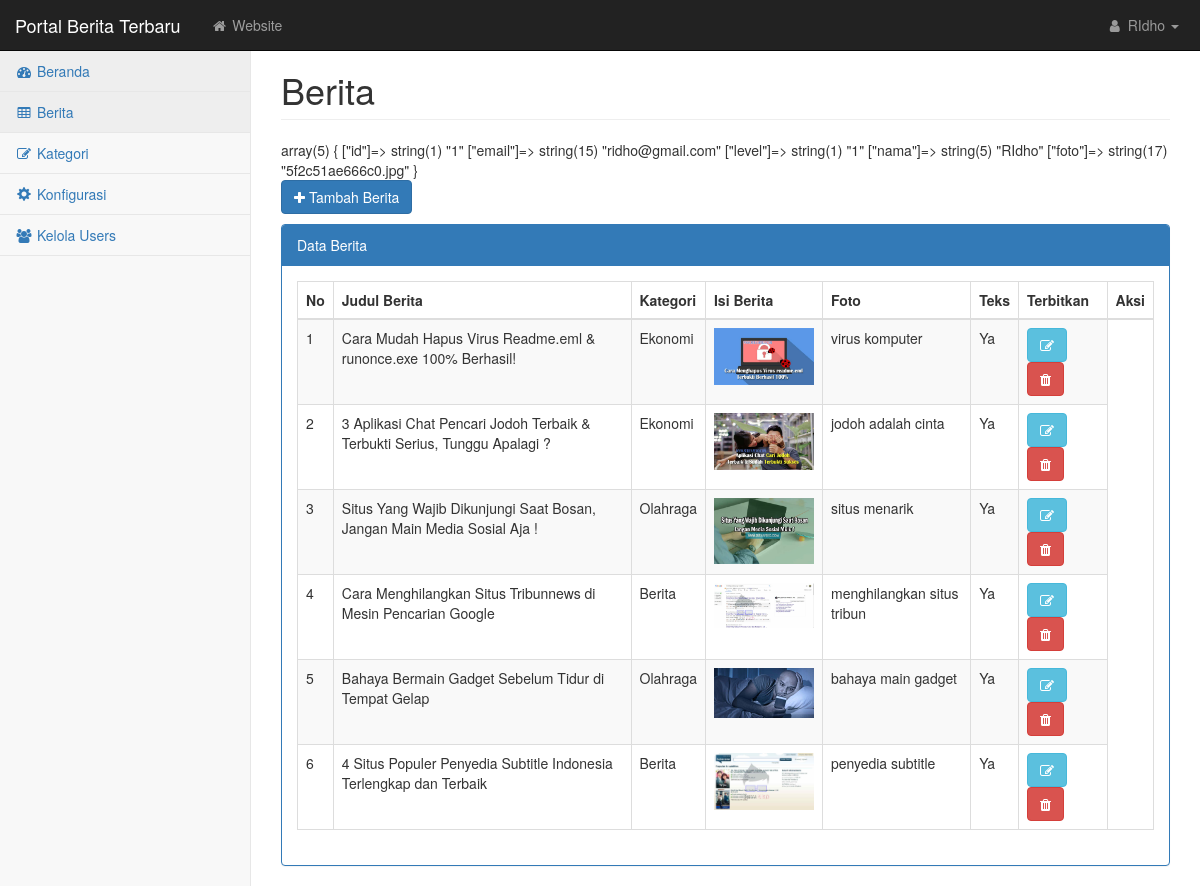
/admin/index.php?p=berita (signed in), run on the app's committed database.
### tables this page shows
CREATE TABLE `konfigurasi` (
  `id_kon` int(11) NOT NULL,
  `nama` varchar(100) NOT NULL,
  `tax` varchar(100) NOT NULL,
  `isi` text NOT NULL,
  `link` varchar(50) NOT NULL,
  `tipe` varchar(20) NOT NULL
);

CREATE TABLE `berita` (
  `id_berita` int(11) NOT NULL,
  `judul` varchar(100) NOT NULL,
  `id_kategori` int(11) NOT NULL,
  `isi` text NOT NULL,
  `foto` varchar(256) NOT NULL,
  `teks` text NOT NULL,
  `tgl` varchar(30) NOT NULL,
  `updateby` varchar(50) NOT NULL,
  `viewnum` varchar(20) NOT NULL,
  `post_type` varchar(20) NOT NULL,
  `terbit` varchar(1) NOT NULL
);

CREATE TABLE `kategori` (
  `id_kategori` int(11) NOT NULL,
  `nama_kategori` varchar(50) NOT NULL,
  `alias` varchar(50) NOT NULL,
  `terbit` int(1) NOT NULL
);

### config/functions.php (called while the page is built, shortened)
<?php
$conn = new mysqli("localhost", "root", "", "tokododo") or die(mysqli_error($conn));
function base_url($url = null)
{
	$base_url = "http://localhost/toko-dodo-native/";
	if($url != null) {
		return $base_url . $url;
	} else {
		return $base_url;
	}
}
function getprofileweb($tax)
{
	global $conn;
	$hasil = $conn->query("SELECT * FROM konfigurasi WHERE tax = '$tax' ORDER BY id_kon DESC LIMIT 1") or die(mysqli_error($conn));
	while($row = $hasil->fetch_assoc()) {
		return $row['isi'];
	}
}

### admin/page/berita/index.php (the view, shortened to what this page needs)
<?php
$queryBe = $conn->query("SELECT * FROM berita INNER JOIN kategori ON berita.id_kategori = kategori.id_kategori") or die(mysqli_error($conn));
?>
<div class="row" style="margin-bottom: 10px;">
	<div class="col-md-6">
		<button type="button" class="btn btn-primary" data-toggle="modal" data-target="#formTambahBe"><i class="fa fa-plus"></i> Tambah Berita</button>
	</div>
</div>
<div class="panel panel-primary">
	<div class="panel-heading">
		Data Berita
	</div>
	<div class="panel-body">
		<div class="table-responsive">
            <table class="table table-striped table-bordered table-hover" id="dataTables-example">
                <thead>
                    <tr>
                        <th>No</th>
                        <th>Judul Berita</th>
                        <th>Kategori</th>
                        <th>Isi Berita</th>
                        <th>Foto</th>
                        <th>Teks</th>
                        <th>Terbitkan</th>
                        <th>Aksi</th>
                    </tr>
                </thead>
                <tbody>
                	<?php
                	$no = 1;
                	while($data = $queryBe->fetch_assoc()) : ?>
					<tr>
						<td><?= $no++; ?></td>
						<td><?= $data['judul']; ?></td>
						<td><?= $data['nama_kategori']; ?></td>
						<td>
							<img src="img/berita/<?= $data['foto']; ?>" width="100">
						</td>
						<td><?= $data['teks']; ?></td>
						<td><?= $data['terbit'] == '1' ? 'Ya' : 'Tidak'; ?></td>
						<td>
							<button type="button" class="btn btn-info" data-toggle="modal" data-target="#formUbahBe<?= $data['id_berita']; ?>"><i class="fa fa-edit"></i></button>
							<a href="?p=hber&id=<?= $data['id_berita']; ?>" class="btn btn-danger" onclick="return confirm('Yakin ?')"><i class="fa fa-trash"></i></a>
						</td>
					</tr>
                	<?php endwhile; ?>
                </tbody>
            </table>
        </div>
	</div>
</div>

### admin/index.php (shortened to what this page needs)
<?php
require_once '../config/functions.php';
$page = $_GET['p'];
?>
<?php require_once 'theme/header.php'; ?>
            <nav class="navbar navbar-inverse navbar-fixed-top" role="navigation">
                <div class="navbar-header">
                    <a class="navbar-brand" href="index.html"><?= getprofileweb('site_url'); ?></a>
                </div>
                <ul class="nav navbar-nav navbar-left navbar-top-links">
                    <li><a href="<?= base_url(); ?>" target="_blank"><i class="fa fa-home fa-fw"></i> Website</a></li>
                </ul>
                <ul class="nav navbar-right navbar-top-links">
                    <li class="dropdown">
                        <a class="dropdown-toggle" data-toggle="dropdown" href="#">
                            <i class="fa fa-user fa-fw"></i> <?= $_SESSION['nama']; ?> <b class="caret"></b>
                        </a>
                    </li>
                </ul>
                <?php require_once 'theme/sidebar.php'; ?>
            </nav>
            <div id="page-wrapper">
                <div class="container-fluid">
                    <div class="row">
                        <div class="col-lg-12">
                            <h1 class="page-header">
                                <?php
                                if(isset($page)) {
                                    switch ($page) {
                                        case 'berita':
                                            echo "Berita";
                                            break;
                                    }
                                } else {
                                    echo "Beranda";
                                }
                                ?>
                            </h1>
                            <?= var_dump($_SESSION); ?>
                            <?php
                            if(isset($page)) {
                                switch ($page) {
                                    case 'berita':
                                        require_once 'page/berita/index.php';
                                        break;
                                }
                            } else {
                               require_once 'index.php';
                            }
                            ?>
                        </div>
                    </div>
                </div>
            </div>
<?php require_once 'theme/footer.php'; ?>

### admin/css/startmin.css (style rules this page uses)
body { background-color: #f8f8f8; }
#page-wrapper { padding-top: 30px; min-height: 568px; background-color: #fff; }
@media (min-width:768px) { #page-wrapper { position: inherit; margin-left: 250px; padding: 30px 15px 0 15px; border-left: 1px solid #e7e7e7; } }
.navbar-header { float: left; }
.navbar-left { float: left; }
.navbar-right { text-align: right; }
.navbar-top-links { margin: 0; }
.navbar-top-links li { display: inline-block; }
.navbar-top-links li:last-child { margin-right: 6px; }
.navbar-top-links li a { padding: 15px; min-height: 50px; }
.navbar-top-links>li>a { color: #999; }

### data on the page
konfigurasi: isi "Portal Berita Terbaru"
berita: judul "Cara Mudah Hapus Virus Readme.eml & runonce.exe 100% Berhasil!", id_kategori.nama_kategori "Ekonomi", foto (picture), teks "virus komputer"
berita: judul "3 Aplikasi Chat Pencari Jodoh Terbaik & Terbukti Serius, Tunggu Apalagi ?", id_kategori.nama_kategori "Ekonomi", foto (picture), teks "jodoh adalah cinta"
berita: judul "Situs Yang Wajib Dikunjungi Saat Bosan, Jangan Main Media Sosial Aja !", id_kategori.nama_kategori "Olahraga", foto (picture), teks "situs menarik"
berita: judul "Cara Menghilangkan Situs Tribunnews di Mesin Pencarian Google", id_kategori.nama_kategori "Berita", foto (picture), teks "menghilangkan situs tribun"
berita: judul "Bahaya Bermain Gadget Sebelum Tidur di Tempat Gelap", id_kategori.nama_kategori "Olahraga", foto (picture), teks "bahaya main gadget"
berita: judul "4 Situs Populer Penyedia Subtitle Indonesia Terlengkap dan Terbaik", id_kategori.nama_kategori "Berita", foto (picture), teks "penyedia subtitle"

### other printed values
$_SESSION['nama'] "RIdho"
var_dump($_SESSION) "array(5) { [\"id\"]=> string(1) \"1\" [\"email\"]=> string(15) \"ridho@gmail.com\" [\"level\"]=> string(1) \"1\" [\"nama\"]=> string(5) \"RIdho\" [\"foto\"]=> string(17) \"5f2c51ae666c0.jpg\" }"
